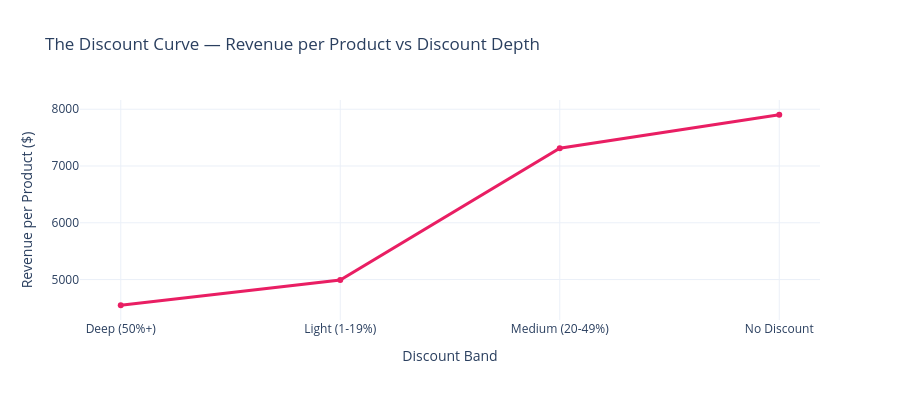

Write notebook code for a chart like this one.
### Markdown cell above
### 4.2 — Discount Effectiveness Curve

Revenue per product as a function of discount depth. Where's the peak?

### Code cell
fig = px.line(
    disc_totals.sort_values(DISC_BAND_COL),
    x=DISC_BAND_COL, y='rev_per_product',
    title='The Discount Curve — Revenue per Product vs Discount Depth',
    labels={DISC_BAND_COL: 'Discount Band', 'rev_per_product': 'Revenue per Product ($)'},
    template=TEMPLATE,
    markers=True
)
fig.update_traces(line=dict(width=3, color='#E91E63'))
fig.update_layout(height=400)
save_chart(fig, '07_discount_curve')
fig.show()

### Figure 1 — Plotly figure (JSON) as saved in the notebook; plotly's stock layout.template omitted (floating-point values rounded to 4 significant figures)
{"data": [{"hovertemplate": "Discount Band=%{x}<br>Revenue per Product ($)=%{y}<extra></extra>", "legendgroup": "", "line": {"color": "#E91E63", "dash": "solid", "width": 3}, "marker": {"symbol": "circle"}, "mode": "lines+markers", "name": "", "orientation": "v", "showlegend": false, "type": "scatter", "x": ["Deep (50%+)", "Light (1-19%)", "Medium (20-49%)", "No Discount"], "xaxis": "x", "y": [4547.0, 4992.0, 7313.0, 7903.0], "yaxis": "y"}], "layout": {"height": 400, "legend": {"tracegroupgap": 0}, "title": {"text": "The Discount Curve — Revenue per Product vs Discount Depth"}, "xaxis": {"anchor": "y", "domain": [0, 1], "title": {"text": "Discount Band"}}, "yaxis": {"anchor": "x", "domain": [0, 1], "title": {"text": "Revenue per Product ($)"}}}}
